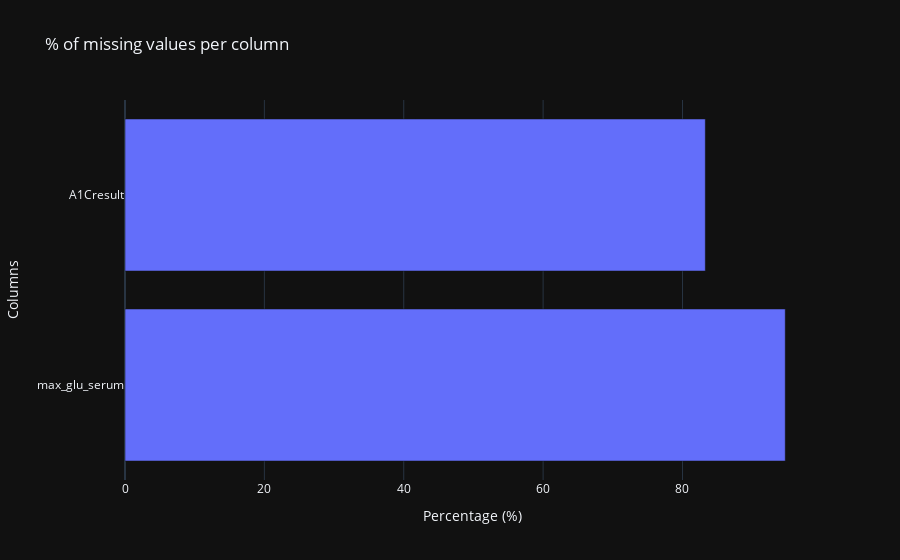

The notebook cell this image was saved under:
### Markdown cell above
## 4. Missing values

### Code cell
# Vérification des valeurs manquantes restantes
missing = df.isnull().sum()
missing_pct = (missing / len(df)) * 100
missing_df = pd.DataFrame({
    'Missing': missing[missing > 0],
    'Percentage': missing_pct[missing > 0]
}).sort_values('Percentage', ascending=False)

if len(missing_df) > 0:
    print("Missing values:")
    print(missing_df)
    
    # Visualisation
    fig = px.bar(missing_df, y=missing_df.index, x='Percentage',
                 orientation='h',
                 title='% of missing values per column',
                 labels={'Percentage': 'Percentage (%)', 'index': 'Columns'})
    fig.show()
else:
    print("No missing values")

### Figure 1 — Plotly figure (JSON) as saved in the notebook; plotly's stock layout.template omitted (floating-point values rounded to 4 significant figures)
{"data": [{"hovertemplate": "Percentage (%)=%{x}<br>Columns=%{y}<extra></extra>", "legendgroup": "", "marker": {"color": "#636efa", "pattern": {"shape": ""}}, "name": "", "orientation": "h", "showlegend": false, "textposition": "auto", "x": [94.75, 83.28], "xaxis": "x", "y": ["max_glu_serum", "A1Cresult"], "yaxis": "y", "type": "bar"}], "layout": {"xaxis": {"anchor": "y", "domain": [0.0, 1.0], "title": {"text": "Percentage (%)"}}, "yaxis": {"anchor": "x", "domain": [0.0, 1.0], "title": {"text": "Columns"}}, "legend": {"tracegroupgap": 0}, "title": {"text": "% of missing values per column"}, "barmode": "relative"}}
